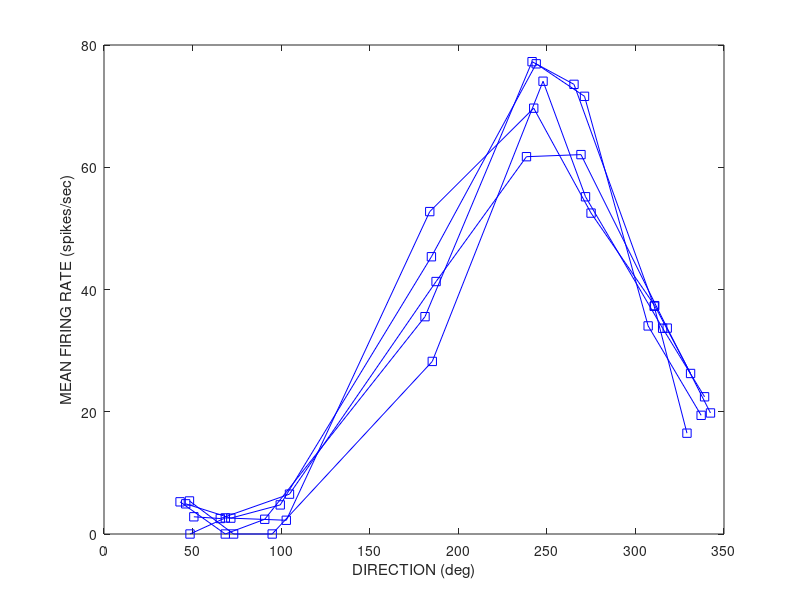

The MATLAB source for this figure: (Note: this script raises an error after producing the figure.)
load neurondata/cell_dirs_001.txt
load neurondata/cell_spks_001.txt
figure
plot(cell_dirs_001'*180/pi, cell_spks_001','bs-')
xlabel('DIRECTION (deg)')
ylabel('MEAN FIRING RATE (spikes/sec)')
hold on
num_trials = size(cell_dirs_001,1);
PDs = ones(num_trials,1)*NaN;
for i=1:num_trials
	[PDs(i),IR,M,IX,IY,IXY,CX,CY,CR] = platemethod(cell_dirs_001(i,:), cell_spks_001(i,:));
    plot([PDs(i) PDs(i)]*180/pi,get(gca,'ylim'),'r-')
end
disp(PDs*180/pi)
title(sprintf('MEAN PD = %.2f deg', mean(PDs)));
